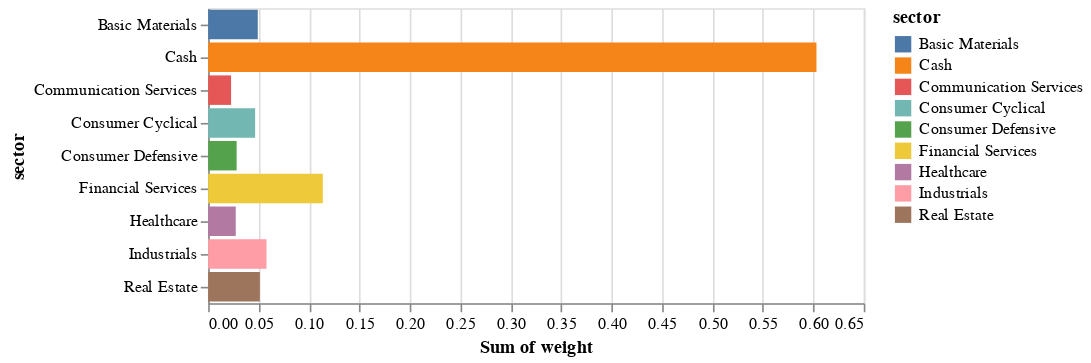

Notebook code for this chart:
### Code cell
dataset = new_dataset
# plot the dataset, referencing dataframe column names
import altair as alt
alt.Chart(dataset).mark_bar().encode(
  x='sum(weight)',
  y='sector',
  color='sector'
)

### Figure 1 — Vega-Lite specification as saved in the notebook (floating-point values rounded to 4 significant figures)
{"config": {"view": {"continuousWidth": 400, "continuousHeight": 300}}, "data": {"name": "data-3009858ac6abc0b7a49b9f4f300fe04d"}, "mark": "bar", "encoding": {"color": {"field": "sector", "type": "nominal"}, "x": {"aggregate": "sum", "field": "weight", "type": "quantitative"}, "y": {"field": "sector", "type": "nominal"}}, "$schema": "https://vega.github.io/schema/vega-lite/v4.17.0.json", "datasets": {"data-3009858ac6abc0b7a49b9f4f300fe04d": [{"sector": "Consumer Defensive", "weight": 0.01096}, {"sector": "Consumer Defensive", "weight": 0.01726}, {"sector": "Financial Services", "weight": 0.01619}, {"sector": "Financial Services", "weight": 0.01513}, {"sector": "Real Estate", "weight": 0.01124}, {"sector": "Consumer Cyclical", "weight": 0.01494}, {"sector": "Industrials", "weight": 0.01721}, {"sector": "Financial Services", "weight": 0.01594}, {"sector": "Basic Materials", "weight": 0.008607}, {"sector": "Real Estate", "weight": 0.01788}, {"sector": "Consumer Cyclical", "weight": 0.00314}, {"sector": "Real Estate", "weight": 0.02215}, {"sector": "Financial Services", "weight": 0.01234}, {"sector": "Communication Services", "weight": 0.02272}, {"sector": "Financial Services", "weight": 0.01826}, {"sector": "Financial Services", "weight": 0.02122}, {"sector": "Basic Materials", "weight": 0.02818}, {"sector": "Consumer Cyclical", "weight": 0.01635}, {"sector": "Basic Materials", "weight": 0.01241}, {"sector": "Healthcare", "weight": 0.02736}, {"sector": "Industrials", "weight": 0.01463}, {"sector": "Consumer Cyclical", "weight": 0.01215}, {"sector": "Industrials", "weight": 0.009869}, {"sector": "Financial Services", "weight": 0.0146}, {"sector": "Industrials", "weight": 0.01615}, {"sector": "Cash", "weight": 0.6031}]}}
